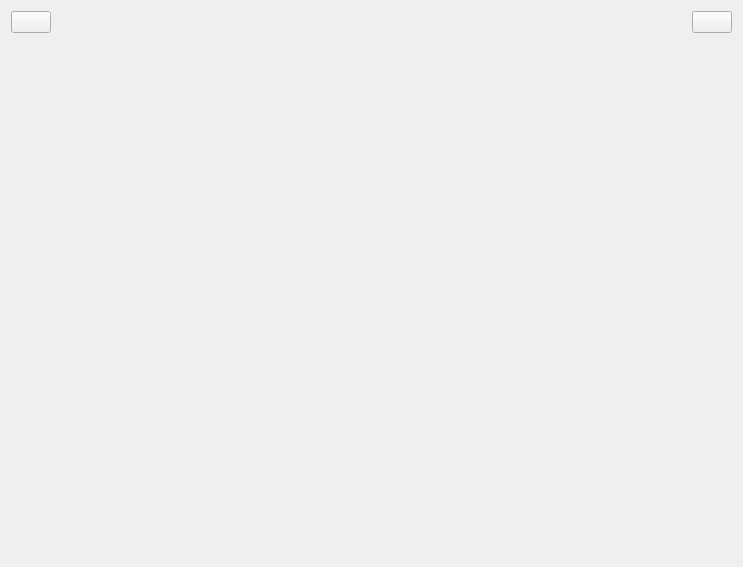
<?xml version="1.0" encoding="UTF-8"?>
<ui version="4.0">
 <class>MasterView</class>
 <widget class="QWidget" name="MasterView">
  <property name="geometry">
   <rect>
    <x>0</x>
    <y>0</y>
    <width>743</width>
    <height>567</height>
   </rect>
  </property>
  <property name="windowTitle">
   <string>MasterView</string>
  </property>
  <layout class="QVBoxLayout" name="verticalLayout">
   <item>
    <layout class="QHBoxLayout" name="horizontalLayout">
     <item>
      <widget class="QPushButton" name="btnBack">
       <property name="text">
        <string/>
       </property>
       <property name="icon">
        <iconset resource="img.qrc">
         <normaloff>:/image/back.png</normaloff>:/image/back.png</iconset>
       </property>
      </widget>
     </item>
     <item>
      <spacer name="horizontalSpacer">
       <property name="orientation">
        <enum>Qt::Orientation::Horizontal</enum>
       </property>
       <property name="sizeHint" stdset="0">
        <size>
         <width>40</width>
         <height>20</height>
        </size>
       </property>
      </spacer>
     </item>
     <item>
      <widget class="QLabel" name="labelTitle">
       <property name="text">
        <string/>
       </property>
      </widget>
     </item>
     <item>
      <spacer name="horizontalSpacer_2">
       <property name="orientation">
        <enum>Qt::Orientation::Horizontal</enum>
       </property>
       <property name="sizeHint" stdset="0">
        <size>
         <width>40</width>
         <height>20</height>
        </size>
       </property>
      </spacer>
     </item>
     <item>
      <widget class="QPushButton" name="btnLogout">
       <property name="text">
        <string/>
       </property>
       <property name="icon">
        <iconset resource="img.qrc">
         <normaloff>:/image/logout.png</normaloff>:/image/logout.png</iconset>
       </property>
      </widget>
     </item>
    </layout>
   </item>
   <item>
    <widget class="QStackedWidget" name="stackedWidget">
     <property name="styleSheet">
      <string notr="true">color: qlineargradient(spread:pad, x1:0, y1:1, x2:0, y2:0.193, stop:0 rgba(0, 0, 0, 255), stop:0.198068 rgba(14, 8, 73, 255), stop:0.400966 rgba(126, 14, 81, 255), stop:0.57971 rgba(234, 11, 11, 255), stop:0.661836 rgba(244, 70, 5, 255), stop:0.816425 rgba(255, 136, 0, 255), stop:0.935 rgba(239, 236, 55, 255));</string>
     </property>
    </widget>
   </item>
  </layout>
 </widget>
 <resources>
  <include location="img.qrc"/>
 </resources>
 <connections/>
</ui>
